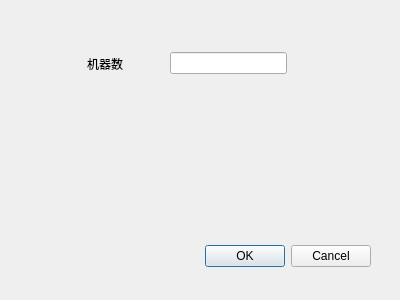
<?xml version="1.0" encoding="UTF-8"?>
<ui version="4.0">
 <class>SuperParaSettingDialog</class>
 <widget class="QDialog" name="SuperParaSettingDialog">
  <property name="geometry">
   <rect>
    <x>0</x>
    <y>0</y>
    <width>400</width>
    <height>300</height>
   </rect>
  </property>
  <property name="windowTitle">
   <string>Dialog</string>
  </property>
  <widget class="QDialogButtonBox" name="ConfirmBtn">
   <property name="geometry">
    <rect>
     <x>30</x>
     <y>240</y>
     <width>341</width>
     <height>32</height>
    </rect>
   </property>
   <property name="orientation">
    <enum>Qt::Horizontal</enum>
   </property>
   <property name="standardButtons">
    <set>QDialogButtonBox::Cancel|QDialogButtonBox::Ok</set>
   </property>
  </widget>
  <widget class="QWidget" name="widget" native="true">
   <property name="geometry">
    <rect>
     <x>70</x>
     <y>40</y>
     <width>217</width>
     <height>47</height>
    </rect>
   </property>
   <layout class="QHBoxLayout" name="horizontalLayout" stretch="3,1,5">
    <item>
     <widget class="QLabel" name="label">
      <property name="text">
       <string>机器数</string>
      </property>
      <property name="alignment">
       <set>Qt::AlignCenter</set>
      </property>
     </widget>
    </item>
    <item>
     <spacer name="horizontalSpacer">
      <property name="orientation">
       <enum>Qt::Horizontal</enum>
      </property>
      <property name="sizeHint" stdset="0">
       <size>
        <width>40</width>
        <height>20</height>
       </size>
      </property>
     </spacer>
    </item>
    <item>
     <widget class="QLineEdit" name="machine_num_input"/>
    </item>
   </layout>
  </widget>
 </widget>
 <resources/>
 <connections>
  <connection>
   <sender>ConfirmBtn</sender>
   <signal>accepted()</signal>
   <receiver>SuperParaSettingDialog</receiver>
   <slot>accept()</slot>
   <hints>
    <hint type="sourcelabel">
     <x>248</x>
     <y>254</y>
    </hint>
    <hint type="destinationlabel">
     <x>157</x>
     <y>274</y>
    </hint>
   </hints>
  </connection>
  <connection>
   <sender>ConfirmBtn</sender>
   <signal>rejected()</signal>
   <receiver>SuperParaSettingDialog</receiver>
   <slot>reject()</slot>
   <hints>
    <hint type="sourcelabel">
     <x>316</x>
     <y>260</y>
    </hint>
    <hint type="destinationlabel">
     <x>286</x>
     <y>274</y>
    </hint>
   </hints>
  </connection>
 </connections>
</ui>
